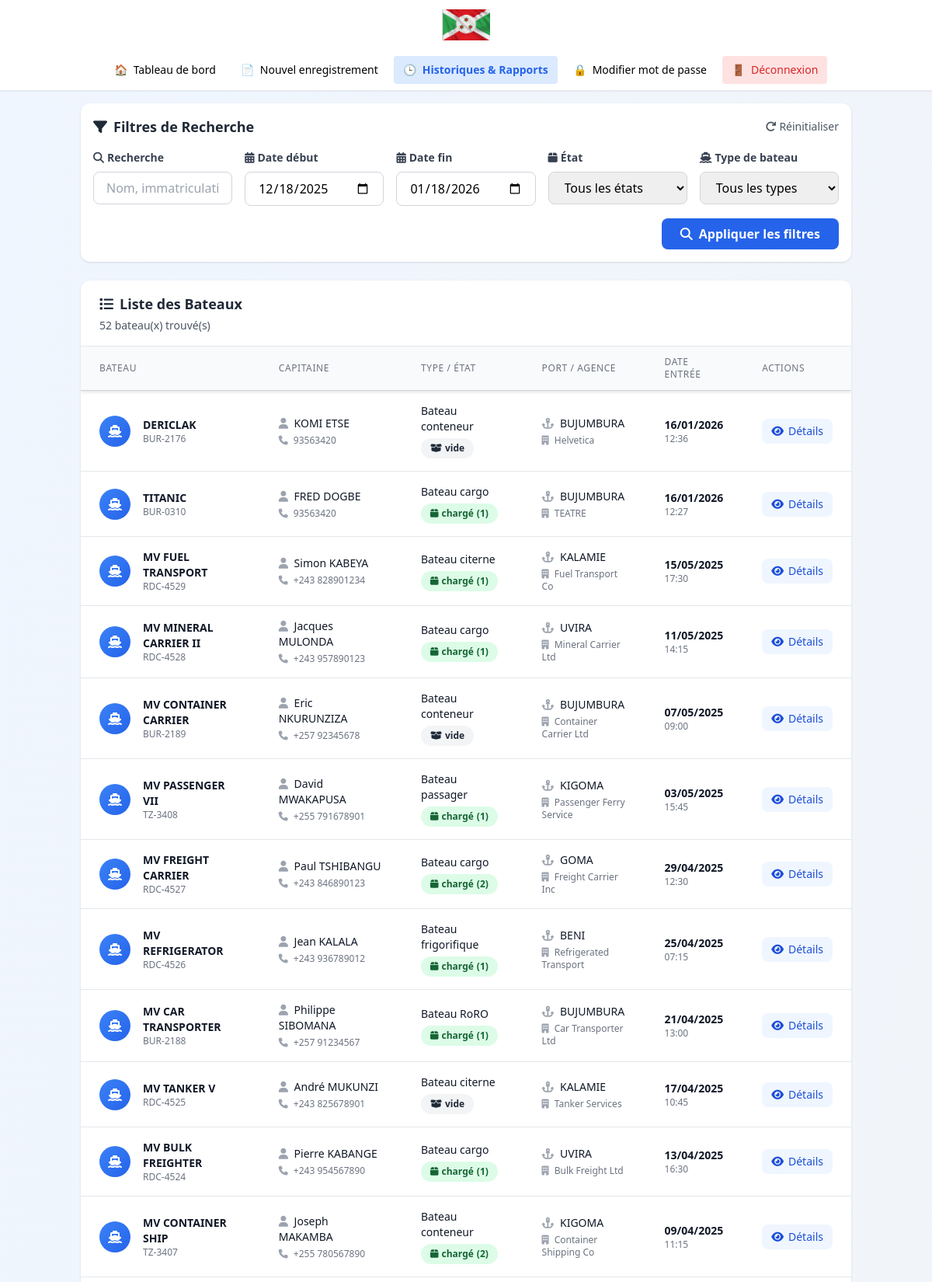
/dashboards/entree_bateau/historiques.php (signed in, upper part), run on the app's committed database.
### tables this page shows
CREATE TABLE IF NOT EXISTS `bateau_entrant` (
  `id` int NOT NULL AUTO_INCREMENT,
  `id_type_bateau` int DEFAULT NULL,
  `id_port` int DEFAULT NULL,
  `nom_navire` varchar(100) NOT NULL,
  `immatriculation` varchar(50) DEFAULT NULL,
  `nom_capitaine` varchar(100) DEFAULT NULL,
  `prenom_capitaine` varchar(100) DEFAULT NULL,
  `tel_capitaine` varchar(20) DEFAULT NULL,
  `agence` varchar(100) DEFAULT NULL,
  `hauteur` decimal(10,2) DEFAULT NULL,
  `longueur` decimal(10,2) DEFAULT NULL,
  `largeur` decimal(10,2) DEFAULT NULL,
  `date_entree` datetime DEFAULT CURRENT_TIMESTAMP,
  `etat` enum('vide','chargé') NOT NULL DEFAULT 'vide',
  `note` text,
  `agent_enregistrement` varchar(100) DEFAULT NULL,
  `created_at` timestamp NULL DEFAULT CURRENT_TIMESTAMP,
  `updated_at` timestamp NULL DEFAULT CURRENT_TIMESTAMP ON UPDATE CURRENT_TIMESTAMP,
  PRIMARY KEY (`id`),
  KEY `id_type_bateau` (`id_type_bateau`),
  KEY `id_port` (`id_port`)
);

CREATE TABLE IF NOT EXISTS `type_bateau` (
  `id` smallint NOT NULL AUTO_INCREMENT,
  `nom` varchar(30) NOT NULL,
  PRIMARY KEY (`id`)
);

CREATE TABLE IF NOT EXISTS `port` (
  `id` smallint NOT NULL AUTO_INCREMENT,
  `nom` varchar(30) NOT NULL,
  `pays` varchar(50) NOT NULL,
  PRIMARY KEY (`id`)
);

### dashboards/entree_bateau/historiques.php (the view, shortened to what this page needs)
<?php
require_once '../../config/db_connect.php';
function safe_html($value) {
    return htmlspecialchars($value ?? '', ENT_QUOTES, 'UTF-8');
}
$search = $_GET['search'] ?? '';
$date_debut = $_GET['date_debut'] ?? '';
$date_fin = $_GET['date_fin'] ?? '';
$etat = $_GET['etat'] ?? '';
try {
    $result = $conn->query("SELECT * FROM type_bateau ORDER BY nom");
} catch (Exception $e) {
    $error = "Erreur lors du chargement des types de bateaux: " . $e->getMessage();
}
$bateaux = [];
$total_bateaux = 0;
try {
    $query = "
        SELECT be.*, tb.nom as type_bateau, p.nom as port_nom,
               (SELECT COUNT(*) FROM marchandise_bateau_entrant WHERE id_bateau_entrant = be.id) as nb_marchandises
        FROM bateau_entrant be
        LEFT JOIN type_bateau tb ON be.id_type_bateau = tb.id
        LEFT JOIN port p ON be.id_port = p.id
        WHERE 1=1
    ";
    $params = [];
    $types = '';
    $query .= " ORDER BY be.date_entree DESC";
    if (!empty($params)) {
        $stmt = $conn->prepare($query);
        $stmt->bind_param($types, ...$params);
        $stmt->execute();
        $result = $stmt->get_result();
    } else {
        $result = $conn->query($query);
    }
    $bateaux = $result->fetch_all(MYSQLI_ASSOC);
    $total_bateaux = count($bateaux);
} catch (Exception $e) {
    $error = "Erreur lors du chargement des données: " . $e->getMessage();
}
?>
<!DOCTYPE html>
<html lang="fr">
<head>
    <script src="https://cdn.tailwindcss.com"></script>
    <link rel="stylesheet" href="https://cdnjs.cloudflare.com/ajax/libs/font-awesome/6.4.0/css/all.min.css">
</head>
<body class="bg-gradient-to-br from-blue-50 to-gray-100 min-h-screen">
    <?php include '../../includes/navbar.php'; ?>
    <div class="container mx-auto p-4">
        <div class="bg-white shadow rounded-xl p-4 mb-6">
            <div class="flex items-center justify-between mb-4">
                <h2 class="text-lg font-bold text-gray-800">
                    <i class="fas fa-filter mr-2"></i>Filtres de Recherche
                </h2>
                <button type="button" onclick="resetFilters()"
                        class="text-sm text-gray-600 hover:text-gray-800 flex items-center">
                    <i class="fas fa-redo mr-1"></i>Réinitialiser
                </button>
            </div>
            <form method="GET" class="space-y-4">
                <div class="grid grid-cols-1 md:grid-cols-5 gap-4">
                    <div>
                        <label class="block text-gray-700 text-sm font-bold mb-2" for="search">
                            <i class="fas fa-search mr-1"></i>Recherche
                        </label>
                        <input type="text" id="search" name="search"
                               value="<?php echo safe_html($search); ?>"
                               placeholder="Nom, immatriculation, capitaine..."
                               class="w-full px-4 py-2 border border-gray-300 rounded-lg focus:outline-none focus:ring-2 focus:ring-blue-500 focus:border-transparent">
                    </div>
                    <div>
                        <label class="block text-gray-700 text-sm font-bold mb-2" for="date_debut">
                            <i class="fas fa-calendar-alt mr-1"></i>Date début
                        </label>
                        <input type="date" id="date_debut" name="date_debut"
                               value="<?php echo safe_html($date_debut); ?>"
                               class="w-full px-4 py-2 border border-gray-300 rounded-lg focus:outline-none focus:ring-2 focus:ring-blue-500 focus:border-transparent">
                    </div>
                    <div>
                        <label class="block text-gray-700 text-sm font-bold mb-2" for="date_fin">
                            <i class="fas fa-calendar-alt mr-1"></i>Date fin
                        </label>
                        <input type="date" id="date_fin" name="date_fin"
                               value="<?php echo safe_html($date_fin); ?>"
                               class="w-full px-4 py-2 border border-gray-300 rounded-lg focus:outline-none focus:ring-2 focus:ring-blue-500 focus:border-transparent">
                    </div>
                    <div>
                        <label class="block text-gray-700 text-sm font-bold mb-2" for="etat">
                            <i class="fas fa-box mr-1"></i>État
                        </label>
                        <select id="etat" name="etat"
                                class="w-full px-4 py-2 border border-gray-300 rounded-lg focus:outline-none focus:ring-2 focus:ring-blue-500 focus:border-transparent">
                            <option value="tous" <?php echo $etat === 'tous' || $etat === '' ? 'selected' : ''; ?>>Tous les états</option>
                        </select>
                    </div>
                    <div>
                        <label class="block text-gray-700 text-sm font-bold mb-2" for="type_bateau">
                            <i class="fas fa-ship mr-1"></i>Type de bateau
                        </label>
                        <select id="type_bateau" name="type_bateau"
                                class="w-full px-4 py-2 border border-gray-300 rounded-lg focus:outline-none focus:ring-2 focus:ring-blue-500 focus:border-transparent">
                            <option value="">Tous les types</option>
                        </select>
                    </div>
                </div>
                <div class="grid grid-cols-1 md:grid-cols-2 gap-4">
                    <div class="md:col-span-3 flex items-end justify-end space-x-2">
                        <button type="submit"
                                class="bg-blue-600 hover:bg-blue-700 text-white font-bold py-2 px-6 rounded-lg transition duration-200 flex items-center">
                            <i class="fas fa-search mr-2"></i>Appliquer les filtres
                        </button>
                    </div>
                </div>
            </form>
        </div>
        <div class="bg-white shadow rounded-xl overflow-hidden">
            <div class="px-6 py-4 border-b border-gray-200">
                <div class="flex flex-col md:flex-row md:items-center justify-between">
                    <div>
                        <h2 class="text-lg font-bold text-gray-800">
                            <i class="fas fa-list mr-2"></i>Liste des Bateaux
                        </h2>
                        <p class="text-sm text-gray-600 mt-1">
                            <?php echo $total_bateaux; ?> bateau(x) trouvé(s)
                        </p>
                    </div>
                </div>
            </div>
            <div id="tableView" class="scrollable-table">
                <table class="min-w-full divide-y divide-gray-200">
                    <thead class="sticky-header bg-gray-50">
                        <tr>
                            <th class="px-6 py-3 text-left text-xs font-medium text-gray-500 uppercase tracking-wider">Bateau</th>
                            <th class="px-6 py-3 text-left text-xs font-medium text-gray-500 uppercase tracking-wider">Capitaine</th>
                            <th class="px-6 py-3 text-left text-xs font-medium text-gray-500 uppercase tracking-wider">Type / État</th>
                            <th class="px-6 py-3 text-left text-xs font-medium text-gray-500 uppercase tracking-wider">Port / Agence</th>
                            <th class="px-6 py-3 text-left text-xs font-medium text-gray-500 uppercase tracking-wider">Date Entrée</th>
                            <th class="px-6 py-3 text-left text-xs font-medium text-gray-500 uppercase tracking-wider">Actions</th>
                        </tr>
                    </thead>
                    <tbody class="bg-white divide-y divide-gray-200">
                        <?php foreach ($bateaux as $bateau): ?>
                        <tr class="hover:bg-blue-50 transition-colors duration-150">
                            <td class="px-6 py-4">
                                <div class="flex items-center">
                                    <div class="flex-shrink-0 h-10 w-10 bg-gradient-to-br from-blue-500 to-blue-600 rounded-full flex items-center justify-center">
                                        <i class="fas fa-ship text-white"></i>
                                    </div>
                                    <div class="ml-4">
                                        <div class="text-sm font-bold text-gray-900">
                                            <?php echo safe_html($bateau['nom_navire']); ?>
                                        </div>
                                        <div class="text-xs text-gray-500 font-medium">
                                            <?php echo safe_html($bateau['immatriculation']); ?>
                                        </div>
                                    </div>
                                </div>
                            </td>
                            <td class="px-6 py-4">
                                <div class="text-sm font-medium text-gray-900">
                                    <i class="fas fa-user text-gray-400 mr-1"></i>
                                    <?php echo safe_html(($bateau['prenom_capitaine'] ?? '') . ' ' . ($bateau['nom_capitaine'] ?? '')); ?>
                                </div>
                                <?php if ($bateau['tel_capitaine']): ?>
                                <div class="text-xs text-gray-500 mt-1">
                                    <i class="fas fa-phone text-gray-400 mr-1"></i>
                                    <?php echo safe_html($bateau['tel_capitaine']); ?>
                                </div>
                                <?php endif; ?>
                            </td>
                            <td class="px-6 py-4">
                                <div class="text-sm font-medium text-gray-900 mb-1">
                                    <?php echo safe_html($bateau['type_bateau'] ?? 'Non spécifié'); ?>
                                </div>
                                <div>
                                    <span class="info-badge <?php echo $bateau['etat'] == 'chargé' ? 'bg-green-100 text-green-800' : 'bg-gray-100 text-gray-800'; ?>">
                                        <i class="fas <?php echo $bateau['etat'] == 'chargé' ? 'fa-box' : 'fa-box-open'; ?> mr-1"></i>
                                        <?php echo safe_html($bateau['etat']); ?>
                                        <?php if ($bateau['etat'] == 'chargé' && $bateau['nb_marchandises'] > 0): ?>
                                            <span class="ml-1">(<?php echo $bateau['nb_marchandises']; ?>)</span>
                                        <?php endif; ?>
                                    </span>
                                </div>
                            </td>
                            <td class="px-6 py-4">
                                <div class="text-sm font-medium text-gray-900">
                                    <i class="fas fa-anchor text-gray-400 mr-1"></i>
                                    <?php echo safe_html($bateau['port_nom'] ?? 'Non spécifié'); ?>
                                </div>
                                <?php if ($bateau['agence']): ?>
                                <div class="text-xs text-gray-500 mt-1">
                                    <i class="fas fa-building text-gray-400 mr-1"></i>
                                    <?php echo safe_html($bateau['agence']); ?>
                                </div>
                                <?php endif; ?>
                            </td>
                            <td class="px-6 py-4">
                                <div class="text-sm font-bold text-gray-900">
                                    <?php echo date('d/m/Y', strtotime($bateau['date_entree'] ?? '')); ?>
                                </div>
                                <div class="text-xs text-gray-500">
                                    <?php echo date('H:i', strtotime($bateau['date_entree'] ?? '')); ?>
                                </div>
                            </td>
                            <td class="px-6 py-4 whitespace-nowrap">
                                <div class="flex space-x-2">
                                    <button onclick="openModal(<?php echo $bateau['id']; ?>)"
                                            class="inline-flex items-center px-3 py-1.5 bg-blue-50 hover:bg-blue-100 text-blue-700 rounded-lg text-sm font-medium transition duration-200">
                                        <i class="fas fa-eye mr-1.5"></i>Détails
                                    </button>
                                </div>
                            </td>
                        </tr>
                        <?php endforeach; ?>
                    </tbody>
                </table>
            </div>
        </div>
    </div>
</body>
</html>

### dashboards/entree_bateau/historiques.php (style rules this page uses)
.scrollable-table { max-height: 65vh; overflow-y: auto; }
.sticky-header { position: sticky; top: 0; background-color: #ffffff; z-index: 10; box-shadow: 0 2px 4px rgba(0,0,0,0.1); }
.info-badge { display: inline-flex; align-items: center; padding: 0.25rem 0.75rem; border-radius: 9999px; font-size: 0.75rem; font-weight: 600; }

### data on the page
bateau_entrant: nom_navire "DERICLAK", immatriculation "BUR-2176", prenom_capitaine+nom_capitaine "KOMI ETSE", tel_capitaine "93563420", id_type_bateau.nom "Bateau conteneur", etat "vide", id_port.nom "BUJUMBURA", agence "Helvetica", date_entree "16/01/2026", date_entree "12:36"
bateau_entrant: nom_navire "TITANIC", immatriculation "BUR-0310", prenom_capitaine+nom_capitaine "FRED DOGBE", tel_capitaine "93563420", id_type_bateau.nom "Bateau cargo", etat "chargé", nb_marchandises "1", id_port.nom "BUJUMBURA", agence "TEATRE", date_entree "16/01/2026", date_entree "12:27"
bateau_entrant: nom_navire "MV FUEL TRANSPORT", immatriculation "RDC-4529", prenom_capitaine+nom_capitaine "Simon KABEYA", tel_capitaine "+243 828901234", id_type_bateau.nom "Bateau citerne", etat "chargé", nb_marchandises "1", id_port.nom "KALAMIE", agence "Fuel Transport Co", date_entree "15/05/2025", date_entree "17:30"
bateau_entrant: nom_navire "MV MINERAL CARRIER II", immatriculation "RDC-4528", prenom_capitaine+nom_capitaine "Jacques MULONDA", tel_capitaine "+243 957890123", id_type_bateau.nom "Bateau cargo", etat "chargé", nb_marchandises "1", id_port.nom "UVIRA", agence "Mineral Carrier Ltd", date_entree "11/05/2025", date_entree "14:15"
bateau_entrant: nom_navire "MV CONTAINER CARRIER", immatriculation "BUR-2189", prenom_capitaine+nom_capitaine "Eric NKURUNZIZA", tel_capitaine "+257 92345678", id_type_bateau.nom "Bateau conteneur", etat "vide", id_port.nom "BUJUMBURA", agence "Container Carrier Ltd", date_entree "07/05/2025", date_entree "09:00"
bateau_entrant: nom_navire "MV PASSENGER VII", immatriculation "TZ-3408", prenom_capitaine+nom_capitaine "David MWAKAPUSA", tel_capitaine "+255 791678901", id_type_bateau.nom "Bateau passager", etat "chargé", nb_marchandises "1", id_port.nom "KIGOMA", agence "Passenger Ferry Service", date_entree "03/05/2025", date_entree "15:45"
bateau_entrant: nom_navire "MV FREIGHT CARRIER", immatriculation "RDC-4527", prenom_capitaine+nom_capitaine "Paul TSHIBANGU", tel_capitaine "+243 846890123", id_type_bateau.nom "Bateau cargo", etat "chargé", nb_marchandises "2", id_port.nom "GOMA", agence "Freight Carrier Inc", date_entree "29/04/2025", date_entree "12:30"
bateau_entrant: nom_navire "MV REFRIGERATOR", immatriculation "RDC-4526", prenom_capitaine+nom_capitaine "Jean KALALA", tel_capitaine "+243 936789012", id_type_bateau.nom "Bateau frigorifique", etat "chargé", nb_marchandises "1", id_port.nom "BENI", agence "Refrigerated Transport", date_entree "25/04/2025", date_entree "07:15"
bateau_entrant: nom_navire "MV CAR TRANSPORTER", immatriculation "BUR-2188", prenom_capitaine+nom_capitaine "Philippe SIBOMANA", tel_capitaine "+257 91234567", id_type_bateau.nom "Bateau RoRO", etat "chargé", nb_marchandises "1", id_port.nom "BUJUMBURA", agence "Car Transporter Ltd", date_entree "21/04/2025", date_entree "13:00"
bateau_entrant: nom_navire "MV TANKER V", immatriculation "RDC-4525", prenom_capitaine+nom_capitaine "André MUKUNZI", tel_capitaine "+243 825678901", id_type_bateau.nom "Bateau citerne", etat "vide", id_port.nom "KALAMIE", agence "Tanker Services", date_entree "17/04/2025", date_entree "10:45"
bateau_entrant: nom_navire "MV BULK FREIGHTER", immatriculation "RDC-4524", prenom_capitaine+nom_capitaine "Pierre KABANGE", tel_capitaine "+243 954567890", id_type_bateau.nom "Bateau cargo", etat "chargé", nb_marchandises "1", id_port.nom "UVIRA", agence "Bulk Freight Ltd", date_entree "13/04/2025", date_entree "16:30"
bateau_entrant: nom_navire "MV CONTAINER SHIP", immatriculation "TZ-3407", prenom_capitaine+nom_capitaine "Joseph MAKAMBA", tel_capitaine "+255 780567890", id_type_bateau.nom "Bateau conteneur", etat "chargé", nb_marchandises "2", id_port.nom "KIGOMA", agence "Container Shipping Co", date_entree "09/04/2025", date_entree "11:15"

### other printed values
$total_bateaux "52"
